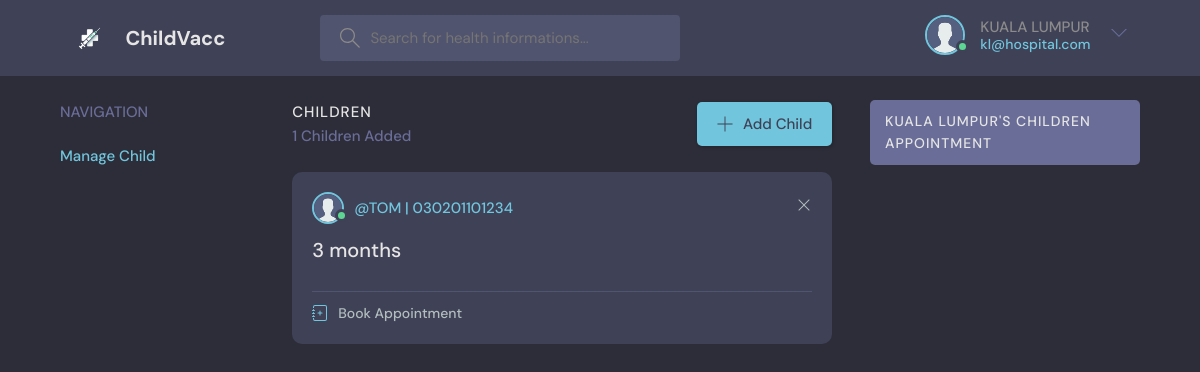
/manage-child/28 (signed in), run on the app's committed database.
### base/models.py (models this page shows, shortened)
class User(AbstractUser):
    email = models.EmailField(unique=True)
    username = models.CharField(max_length=150, unique=True)
    avatar = models.ImageField(null=True, default="avatar.svg")
    contact = models.CharField(max_length=12, null=True)
    address1 = models.CharField(max_length=30)
    address2 = models.CharField(max_length=30)
    postcode = models.CharField(max_length=5)
    city = models.CharField(max_length=30)
    state = models.CharField(max_length=20)
    class Types(models.TextChoices):
        PARENT = "PARENT", "Parent"
        HOSPITAL = "HOSPITAL", "Hospital"
        ADMIN = "ADMIN", "Admin"
        VACCINESUPPLIER = "VACCINESUPPLIER", "VaccineSupplier"
    type = models.CharField(max_length=50, choices=Types.choices, default=Types.ADMIN)
    class Status(models.TextChoices):
        APPROVED = "APPROVED", "Approved"
        PENDING = "PENDING", "Pending"
        RESTRICTED = "RESTRICTED", "Restricted"
    status = models.CharField(max_length=50, choices=Status.choices, default=Status.PENDING)
    class Meta:
        ordering = ['username']
    USERNAME_FIELD = 'email'
    REQUIRED_FIELDS = ['username', 'type']

class Child(models.Model):
    name = models.CharField(max_length=150)
    age = models.IntegerField(default=0)
    ic = models.CharField(max_length=12, unique=True)
    parent = models.ForeignKey(Parent, on_delete=models.CASCADE)
    avatar = models.ImageField(null=True, default="avatar.svg")
    class Meta:
        ordering = ['age', 'name']

### base/views.py (the view)
# urls.py: path('manage-child/<str:pk>', views.manageChildPage, name="manage-child"),
@login_required(login_url='login')
def manageChildPage(request, pk):
    user = User.objects.get(id=pk)
    childs = user.child_set.all()
    appointments = Appointment.objects.filter(
        child__in=childs,
        status="SCHEDULED"
        )
    context = {'childs': childs, 'appointments': appointments}
    return render(request, 'base/manage_child.html', context)

### base/templates/base/manage_child.html (shortened to what this page needs)
{% extends 'main.html' %}
{% block content %}
  <main class="layout layout--3">
    <div class="container">
      {% include 'base/nav_parent.html' %}
      <div class="roomList">
        <div class="roomList__header">
          <div>
            <h2>Children</h2>
            <p>{{childs.count}} Children Added</p>
          </div>
          <a class="btn btn--main" href="{% url 'add-child' %}">
            <svg version="1.1" xmlns="http://www.w3.org/2000/svg" width="32" height="32" viewBox="0 0 32 32">
              <title>add</title>
              <path
                d="M16.943 0.943h-1.885v14.115h-14.115v1.885h14.115v14.115h1.885v-14.115h14.115v-1.885h-14.115v-14.115z"
              ></path>
            </svg>
            Add Child
          </a>
        </div>
        {% for child in childs %}
        <div class="roomListRoom">
            <div class="roomListRoom__header">
            <a href="{% url 'profile-child' child.id %}" class="roomListRoom__author">
                <div class="avatar avatar--small active">
                <img src="{{child.avatar.url}}" />
                </div>
                <span>@{{child.name}} | {{child.ic}}</span>
            </a>
            <div class="roomListRoom__actions">
                <a href="{% url 'delete-child' child.id %}">
                <svg version="1.1" xmlns="http://www.w3.org/2000/svg" width="32" height="32" viewBox="0 0 32 32">
                    <title>remove</title>
                    <path
                    d="M27.314 6.019l-1.333-1.333-9.98 9.981-9.981-9.981-1.333 1.333 9.981 9.981-9.981 9.98 1.333 1.333 9.981-9.98 9.98 9.98 1.333-1.333-9.98-9.98 9.98-9.981z"
                    ></path>
                </svg>
                </a>
            </div>
            </div>
            <div class="roomListRoom__content">
            <a>{{child.age}} months</a>
            </div>
            <div class="roomListRoom__meta">
            <a href="{% url 'book-appointment' child.id %}"  class="roomListRoom__joined">
                Book Appointment
            </a>
            </div>
        </div>
        {% endfor %}
      </div>
      {% include 'base/view_appointment_parent.html' %}
    </div>
  </main>
{% endblock content %}

### templates/navbar.html (shortened to what this page needs)
{% load static %}
<header class="header header--loggedIn">
    <div class="container">
      <a href="{% url 'home' %}" class="header__logo">
        <img src="{% static 'images/logo.png' %}" />
        <h1>ChildVacc</h1>
      </a>
      <form class="header__search" method="GET" action="{% url 'home' %}">
        <label>
          <input name="q" placeholder="Search for health informations..." />
        </label>
      </form>
      <nav class="header__menu">
        {% if request.user.is_authenticated %}
        <div class="header__user">
          {% if user.type == 'PARENT' %}
            <a href="{% url 'profile-parent' user.id %}">
              <div class="avatar avatar--medium active">
                <img src="{{user.avatar.url}}" />
              </div>
              <p>{{request.user.username}} <span>{{request.user.email}}</span></p>
            </a>
          {% elif user.type == 'HOSPITAL' %}
          <a href="{% url 'profile-hospital' user.id %}">
            <div class="avatar avatar--medium active">
              <img src="{{user.avatar.url}}" />
            </div>
            <p>{{request.user.username}} <span>{{request.user.email}}</span></p>
          </a>
          {% endif %}
          <button class="dropdown-button">
            <svg version="1.1" xmlns="http://www.w3.org/2000/svg" width="32" height="32" viewBox="0 0 32 32">
              <title>chevron-down</title>
              <path d="M16 21l-13-13h-3l16 16 16-16h-3l-13 13z"></path>
            </svg>
          </button>
        </div>
        {% else %}
        <a href="{% url 'login' %}">
          <img src="{% static 'images/avatar.svg' %}" />
          <p>Login</p>
        </a>
        {% endif %}
      </nav>
    </div>
  </header>

### base/templates/base/view_appointment_parent.html (shortened to what this page needs)
<div class="activities">
    <div class="activities__header">
        {% if request.user.is_authenticated %}
            <h2>{{user.username}}'s Children Appointment</h2>
        {% else %}
            <h2>User's Children Appointment</h2>
        {% endif %}
    </div>
</div>

### data on the page
User: avatar (placeholder picture), user.username "KUALA LUMPUR", user.email "kl@hospital.com", username "KUALA LUMPUR"
Child: avatar (placeholder picture), name "TOM", ic "030201101234", age "3"

### other printed values
{{ childs.count }} "1"
